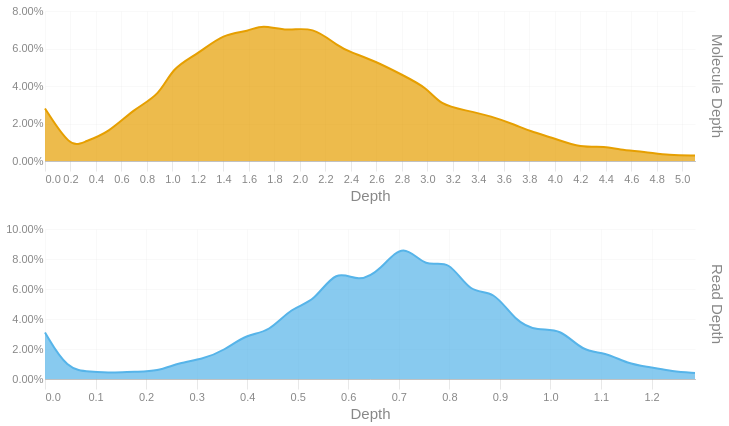

Notebook code cell kept with this figure:
### Code cell
readdep = depth_hist(tb['Read Depth'], q99, 3)
readdep = readdep.with_columns(pl.lit('Read Depth').alias('Metric'))
if not SKIPLR:
    moldep = depth_hist(tb['Molecule Depth'], mol_q99, 1)
    moldep = moldep.with_columns(pl.lit('Molecule Depth').alias('Metric'))
    _hist = pl.concat([readdep, moldep])
    _hist = _hist.filter(pl.col('Proportion') != 0)
    with SafeRender(_hist):
        (
            alt.Chart(_hist)        
            .mark_area(interpolate = "basis")
            .encode(
                x=alt.X('Bin:Q').scale(domainMin=0).axis(alt.Axis(title='Depth')),
                y = alt.Y('Proportion:Q', title = None).axis(format = '.2%'),
                color = alt.Color('Metric:N').legend(None),
                row = alt.Row("Metric:N").header(title = None, labelOrient = 'right'),
                tooltip = [
                    alt.Tooltip("Metric:N", title = "Metric"),
                    alt.Tooltip('Interval:N', title = "Depth Interval"),
                    alt.Tooltip('Proportion:Q', title = "% Alignments").format('.2%')
                ]
            )
            .resolve_scale(x='independent', y='independent')
            .properties(
                height = 150, width = 650,
                usermeta={'embedOptions': {'downloadFileName': f'{samplename}.depth.hist'}}
            )
        ).display()
else:
    readdep = readdep.filter(pl.col('Proportion') != 0)
    with SafeRender(readdep):
        (
            alt.Chart(readdep)        
            .mark_area(interpolate = "basis")
            .encode(
                x=alt.X('Bin:Q').scale(domainMin=0).axis(alt.Axis(title='Depth')),
                y = alt.Y('Proportion:Q', title = None).axis(format = '.2%'),
                tooltip = [
                    alt.Tooltip('Interval:N', title = "Depth Interval"),
                    alt.Tooltip('Proportion:Q', title = "% Alignments").format('.2%')
                ]
            )
            .properties(
                usermeta={'embedOptions': {'downloadFileName': f'{samplename}.depth.hist'}}
            )
        ).display()

### Figure 1 — Vega-Lite specification as saved in the notebook (floating-point values rounded to 4 significant figures)
{"width": 650, "height": 150, "config": {"title": {"anchor": "start", "dy": -15, "fontSize": 18, "color": "#888888", "subtitleColor": "#888888", "subtitleFontSize": 14}, "arc": {"fill": "#0072B2"}, "axis": {"domainColor": "#888888", "domainWidth": 0.5, "gridWidth": 0.2, "grid": false, "titleFontWeight": 400, "titleFontSize": 15, "labelFontSize": 11, "labelColor": "#888888", "tickColor": "#888888", "tickWidth": 0.2, "titleColor": "#888888"}, "axisBand": {"grid": false}, "axisX": {"grid": true, "tickSize": 10, "domainCap": "round"}, "axisY": {"domain": false, "grid": true, "tickSize": 0, "domainCap": "round"}, "background": "transparent", "header": {"labelFontSize": 15, "labelColor": "#888888", "titleFontSize": 15, "titleFontWeight": 600, "titleColor": "#888888"}, "legend": {"labelFont": "sans-serif", "labelFontSize": 12, "labelColor": "#888888", "symbolSize": 100, "symbolType": "circle", "titleFontSize": 12, "titlePadding": 10, "titleColor": "#888888", "title": null}, "range": {"category": ["#E69F00", "#56B4E9", "#009E73", "#F0E442", "#0072B2", "#D55E00", "#CC79A7", "#000000"], "diverging": ["#cfe8f3", "#a2d4ec", "#73bfe2", "#46abdb", "#1696d2", "#12719e"]}, "area": {"fill": "#0072B2", "fillOpacity": 0.7, "line": true, "strokeOpacity": 0.7}, "line": {"color": "#0072B2", "stroke": "#0072B2", "strokeWidth": 2}, "trail": {"color": "#0072B2", "stroke": "#0072B2", "strokeWidth": 0, "size": 1}, "point": {"filled": true, "fillOpacity": 1.0, "size": 95}, "text": {"color": "#888888", "fontSize": 11, "align": "right", "fontWeight": 400, "size": 11}, "bar": {"fill": "#0072B2", "stroke": null}, "view": {"stroke": null, "continuousWidth": 660, "continuousHeight": 400}}, "data": {"name": "data-6cec8d9ab45ce0c7619e0bae6a537a7e"}, "mark": {"type": "area", "interpolate": "basis"}, "encoding": {"color": {"field": "Metric", "legend": null, "type": "nominal"}, "row": {"field": "Metric", "header": {"title": null, "labelOrient": "right"}, "type": "nominal"}, "tooltip": [{"field": "Metric", "title": "Metric", "type": "nominal"}, {"field": "Interval", "title": "Depth Interval", "type": "nominal"}, {"field": "Proportion", "format": ".2%", "title": "% Alignments", "type": "quantitative"}], "x": {"axis": {"title": "Depth"}, "field": "Bin", "scale": {"domainMin": 0}, "type": "quantitative"}, "y": {"axis": {"format": ".2%"}, "field": "Proportion", "title": null, "type": "quantitative"}}, "resolve": {"scale": {"x": "independent", "y": "independent"}}, "usermeta": {"embedOptions": {"downloadFileName": "S1_Musquodoboit_010.depth.hist"}}, "$schema": "https://vega.github.io/schema/vega-lite/v6.1.0.json", "datasets": {"data-6cec8d9ab45ce0c7619e0bae6a537a7e": [{"Bin": 0.0, "Interval": "0.0-0.044", "Proportion": 0.031, "Metric": "Read Depth"}, {"Bin": 0.044, "Interval": "0.044-0.089", "Proportion": 0.006, "Metric": "Read Depth"}, {"Bin": 0.089, "Interval": "0.089-0.133", "Proportion": 0.005, "Metric": "Read Depth"}, {"Bin": 0.133, "Interval": "0.133-0.177", "Proportion": 0.004, "Metric": "Read Depth"}, {"Bin": 0.177, "Interval": "0.177-0.222", "Proportion": 0.005, "Metric": "Read Depth"}, {"Bin": 0.222, "Interval": "0.222-0.266", "Proportion": 0.005, "Metric": "Read Depth"}, {"Bin": 0.266, "Interval": "0.266-0.31", "Proportion": 0.011, "Metric": "Read Depth"}, {"Bin": 0.31, "Interval": "0.31-0.355", "Proportion": 0.013, "Metric": "Read Depth"}, {"Bin": 0.355, "Interval": "0.355-0.399", "Proportion": 0.019, "Metric": "Read Depth"}, {"Bin": 0.399, "Interval": "0.399-0.443", "Proportion": 0.03, "Metric": "Read Depth"}, {"Bin": 0.443, "Interval": "0.443-0.488", "Proportion": 0.031, "Metric": "Read Depth"}, {"Bin": 0.488, "Interval": "0.488-0.532", "Proportion": 0.048, "Metric": "Read Depth"}, {"Bin": 0.532, "Interval": "0.532-0.576", "Proportion": 0.051, "Metric": "Read Depth"}, {"Bin": 0.576, "Interval": "0.576-0.621", "Proportion": 0.074, "Metric": "Read Depth"}, {"Bin": 0.621, "Interval": "0.621-0.665", "Proportion": 0.064, "Metric": "Read Depth"}, {"Bin": 0.665, "Interval": "0.665-0.709", "Proportion": 0.073, "Metric": "Read Depth"}, {"Bin": 0.709, "Interval": "0.709-0.754", "Proportion": 0.092, "Metric": "Read Depth"}, {"Bin": 0.754, "Interval": "0.754-0.798", "Proportion": 0.073, "Metric": "Read Depth"}, {"Bin": 0.798, "Interval": "0.798-0.842", "Proportion": 0.081, "Metric": "Read Depth"}, {"Bin": 0.842, "Interval": "0.842-0.887", "Proportion": 0.056, "Metric": "Read Depth"}, {"Bin": 0.887, "Interval": "0.887-0.931", "Proportion": 0.06, "Metric": "Read Depth"}, {"Bin": 0.931, "Interval": "0.931-0.975", "Proportion": 0.038, "Metric": "Read Depth"}, {"Bin": 0.975, "Interval": "0.975-1.02", "Proportion": 0.032, "Metric": "Read Depth"}, {"Bin": 1.02, "Interval": "1.02-1.064", "Proportion": 0.034, "Metric": "Read Depth"}, {"Bin": 1.064, "Interval": "1.064-1.108", "Proportion": 0.018, "Metric": "Read Depth"}, {"Bin": 1.108, "Interval": "1.108-1.153", "Proportion": 0.018, "Metric": "Read Depth"}, {"Bin": 1.153, "Interval": "1.153-1.197", "Proportion": 0.01, "Metric": "Read Depth"}, {"Bin": 1.197, "Interval": "1.197-1.241", "Proportion": 0.008, "Metric": "Read Depth"}, {"Bin": 1.241, "Interval": "1.241-1.286", "Proportion": 0.005, "Metric": "Read Depth"}, {"Bin": 1.286, "Interval": "1.286-1.33", "Proportion": 0.004, "Metric": "Read Depth"}, {"Bin": 0.0, "Interval": "0.0-0.2", "Proportion": 0.028, "Metric": "Molecule Depth"}, {"Bin": 0.2, "Interval": "0.2-0.3", "Proportion": 0.007, "Metric": "Molecule Depth"}, {"Bin": 0.3, "Interval": "0.3-0.5", "Proportion": 0.01, "Metric": "Molecule Depth"}, {"Bin": 0.5, "Interval": "0.5-0.7", "Proportion": 0.015, "Metric": "Molecule Depth"}, {"Bin": 0.7, "Interval": "0.7-0.9", "Proportion": 0.028, "Metric": "Molecule Depth"}, {"Bin": 0.9, "Interval": "0.9-1.0", "Proportion": 0.035, "Metric": "Molecule Depth"}, {"Bin": 1.0, "Interval": "1.0-1.2", "Proportion": 0.05, "Metric": "Molecule Depth"}, {"Bin": 1.2, "Interval": "1.2-1.4", "Proportion": 0.057, "Metric": "Molecule Depth"}, {"Bin": 1.4, "Interval": "1.4-1.6", "Proportion": 0.068, "Metric": "Molecule Depth"}, {"Bin": 1.6, "Interval": "1.6-1.7", "Proportion": 0.069, "Metric": "Molecule Depth"}, {"Bin": 1.7, "Interval": "1.7-1.9", "Proportion": 0.073, "Metric": "Molecule Depth"}, {"Bin": 1.9, "Interval": "1.9-2.1", "Proportion": 0.069, "Metric": "Molecule Depth"}, {"Bin": 2.1, "Interval": "2.1-2.3", "Proportion": 0.072, "Metric": "Molecule Depth"}, {"Bin": 2.3, "Interval": "2.3-2.4", "Proportion": 0.061, "Metric": "Molecule Depth"}, {"Bin": 2.4, "Interval": "2.4-2.6", "Proportion": 0.058, "Metric": "Molecule Depth"}, {"Bin": 2.6, "Interval": "2.6-2.8", "Proportion": 0.053, "Metric": "Molecule Depth"}, {"Bin": 2.8, "Interval": "2.8-3.0", "Proportion": 0.046, "Metric": "Molecule Depth"}, {"Bin": 3.0, "Interval": "3.0-3.1", "Proportion": 0.039, "Metric": "Molecule Depth"}, {"Bin": 3.1, "Interval": "3.1-3.3", "Proportion": 0.03, "Metric": "Molecule Depth"}, {"Bin": 3.3, "Interval": "3.3-3.5", "Proportion": 0.027, "Metric": "Molecule Depth"}, {"Bin": 3.5, "Interval": "3.5-3.7", "Proportion": 0.024, "Metric": "Molecule Depth"}, {"Bin": 3.7, "Interval": "3.7-3.8", "Proportion": 0.019, "Metric": "Molecule Depth"}, {"Bin": 3.8, "Interval": "3.8-4.0", "Proportion": 0.016, "Metric": "Molecule Depth"}, {"Bin": 4.0, "Interval": "4.0-4.2", "Proportion": 0.012, "Metric": "Molecule Depth"}, {"Bin": 4.2, "Interval": "4.2-4.4", "Proportion": 0.007, "Metric": "Molecule Depth"}, {"Bin": 4.4, "Interval": "4.4-4.5", "Proportion": 0.008, "Metric": "Molecule Depth"}, {"Bin": 4.5, "Interval": "4.5-4.7", "Proportion": 0.006, "Metric": "Molecule Depth"}, {"Bin": 4.7, "Interval": "4.7-4.9", "Proportion": 0.005, "Metric": "Molecule Depth"}, {"Bin": 4.9, "Interval": "4.9-5.1", "Proportion": 0.003, "Metric": "Molecule Depth"}, {"Bin": 5.1, "Interval": "5.1-5.24", "Proportion": 0.003, "Metric": "Molecule Depth"}]}}
